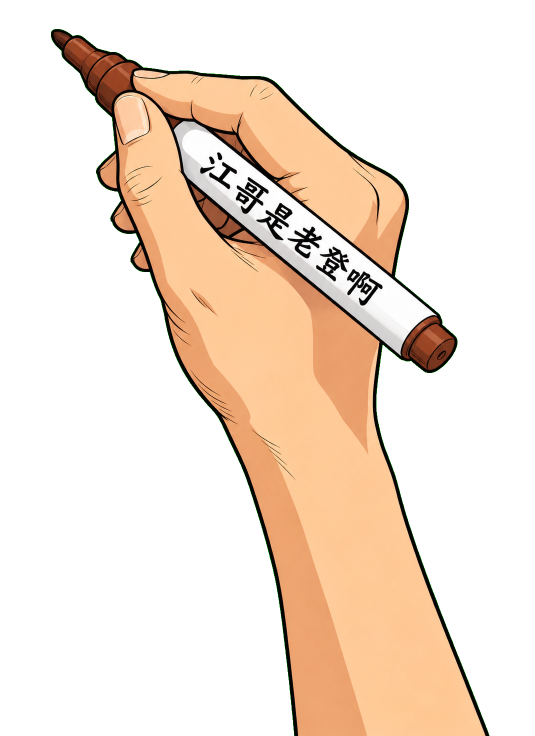
#> input picture engine/srt-whiteboard-animation/assets/drawing-hand.png, 1069 x 1472 px, given as the content of the folder ../assets/drawing-hand.png, which was not available (shown at 1/2 size)
$ python strip_watermark.py ../assets/drawing-hand.png ../assets/drawing-hand.png
#> lines starting #> are read from the running program, lines starting #| are printed output that depends on the picture; after the words box and inside, x2 and y2 are one past the last pixel; in counts of white or black regions, pixels touching at a corner belong together
#!/usr/bin/env python3
"""去除生成图角落的 "AI生成" 类白色水印（派生副本，绝不改动源图）。

依赖：numpy + Pillow，全程离线。

算法：
1. 在右下角扫描区内按"比周边背景更亮"的判据提取水印 mask（含抗锯齿边缘），
   再做连通域过滤与形态学膨胀；
2. 用 mask 外环带的逐行/逐列中值构造平滑渐变背景（双线性混合），
   仅在 mask 内替换为背景层，避免出现平整色斑；
3. 叠加极轻噪声保留纸面质感；
4. 回读校验残留亮像素。

用法：python3 strip_watermark.py <源目录> <输出目录>
"""
from __future__ import annotations

import glob
import json
import os
import sys

import numpy as np
from PIL import Image

SCAN_X, SCAN_Y = 0.74, 0.84
BRIGHT_DELTA = 5          # 比背景亮多少算水印
GROW = 3


# [77 lines left out: functions dilate, fill_gradient, not called in this run]


def process(src_dir: str, dst_dir: str) -> list[dict]:
#> called with src_dir = '../assets/drawing-hand.png', dst_dir = '../assets/drawing-hand.png'
    os.makedirs(dst_dir, exist_ok=True)
    report = []
    for path in sorted(glob.glob(os.path.join(src_dir, "*.png"))):
        name = os.path.basename(path)
        pil = Image.open(path).convert("RGB")
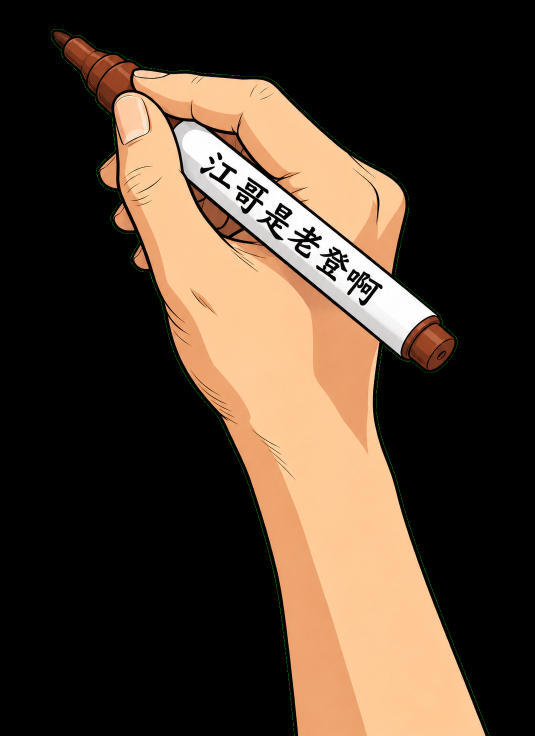
#> pil: PIL image 1069x1472 RGB (shown at 1/2 size); mean R, G, B 77, 60.5, 46.1
        img = np.array(pil).astype(np.float32)
        h, w, _ = img.shape
#> h = 1472; w = 1069
        x0, y0 = int(w * SCAN_X), int(h * SCAN_Y)
#> x0 = 791; y0 = 1236

        roi = img[y0:h, x0:w]
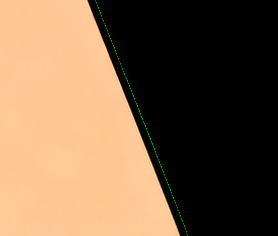
#> roi: shape (236, 278, 3) float32; mean R, G, B 122.3, 97.1, 72
        gray = roi.mean(axis=2)
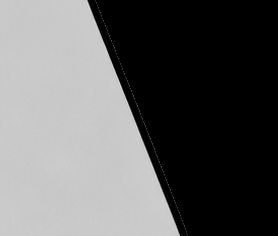
#> gray: shape (236, 278) float32; min 0, max 218.3, mean 97.1
        bg_med = float(np.median(gray))
#> bg_med = 2
        bright = gray > (bg_med + BRIGHT_DELTA)
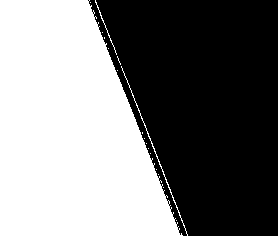
#> bright: shape (236, 278) bool; 48.9% white; 18 white regions (15 under 20 px), largest, box (x1, y1, x2, y2) and area: (0, 0, 183, 236) 31825, (121, 66, 188, 236) 202, (95, 0, 117, 55) 63
        # 强白像素必须存在，避免把浅色笔触误判
        strong = (roi > 236).all(axis=2)
#> strong: shape (236, 278) bool; every value is 0
        if strong.sum() < 40 or bright.sum() < 60:
            pil.save(os.path.join(dst_dir, name))
            report.append({"file": name, "watermark": False, "action": "copied"})
            print(f"{name}: 未检出白水印，直通")
            continue

        full = np.zeros((h, w), dtype=bool)
        full[y0:h, x0:w] = bright | strong
        mask = dilate(full, GROW)

        out = fill_gradient(img, mask)
        Image.fromarray(out.astype(np.uint8)).save(os.path.join(dst_dir, name))

        chk = np.array(Image.open(os.path.join(dst_dir, name)).convert("RGB")).astype(np.float32)
        residual = int((chk[y0:h, x0:w].mean(axis=2) > bg_med + BRIGHT_DELTA + 3).sum())
        ys, xs = np.nonzero(mask)
        report.append({
            "file": name,
            "watermark": True,
            "bbox": [int(xs.min()), int(ys.min()), int(xs.max() - xs.min() + 1), int(ys.max() - ys.min() + 1)],
            "residual_bright_px": residual,
        })
        print(f"{name}: 已去水印 bbox={report[-1]['bbox']} 残留亮像素={residual}")

    json.dump(report, open(os.path.join(dst_dir, "watermark-removal.json"), "w"),
              indent=1, ensure_ascii=False)
    return report


if __name__ == "__main__":
    if len(sys.argv) < 3:
        print(__doc__)
        sys.exit(1)
    process(sys.argv[1], sys.argv[2])
    print("输出目录:", sys.argv[2])
